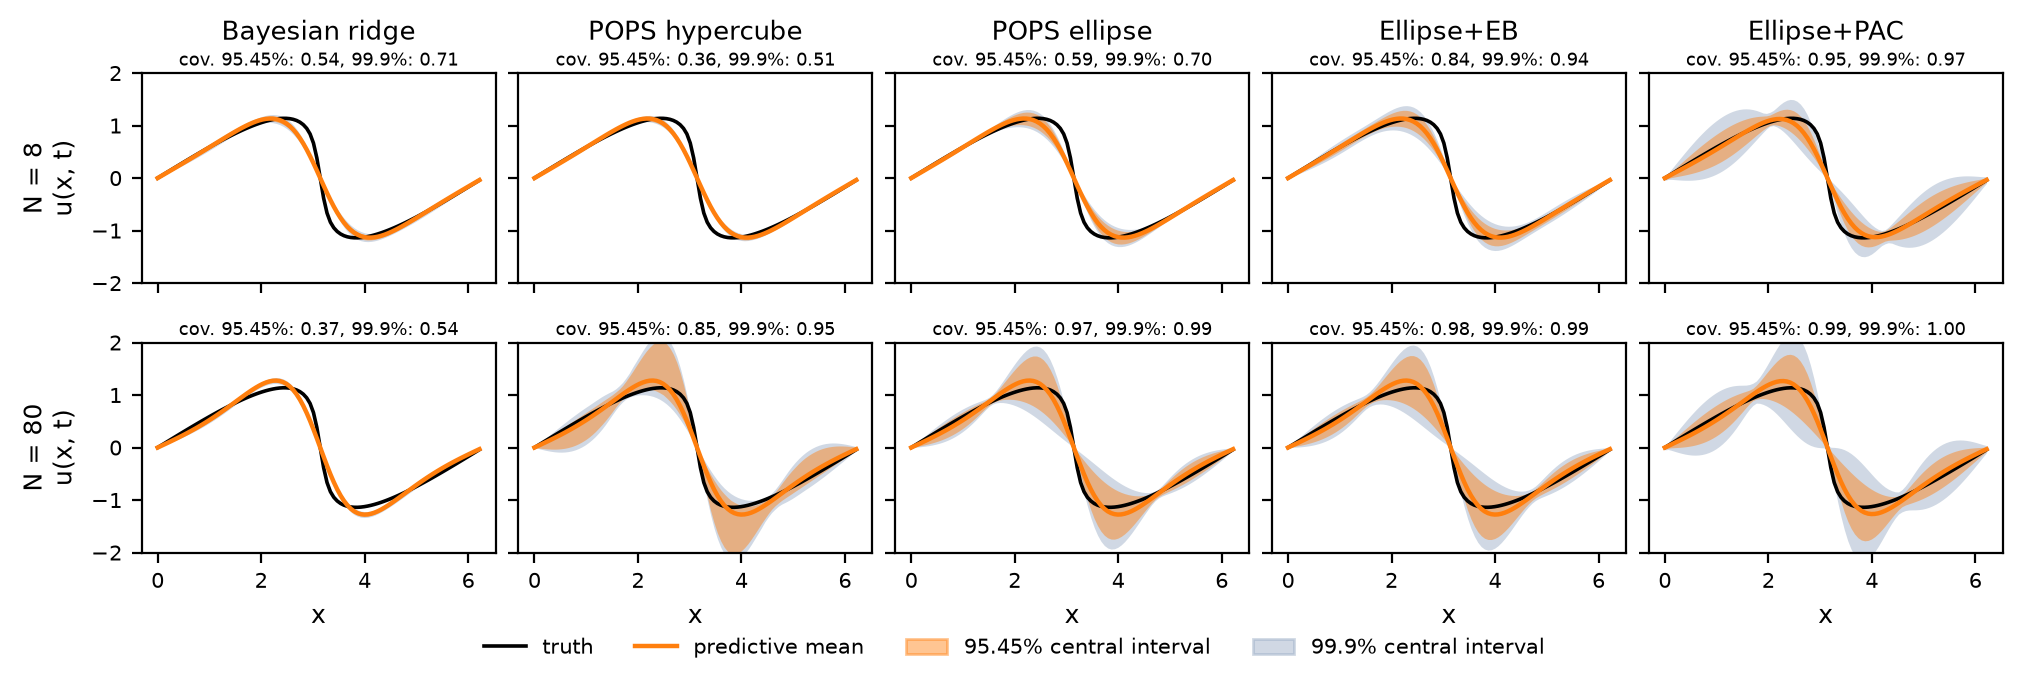

Here is the Python script that generated this plot:
"""POD reduced-order Burgers emulator with controlled ROM misspecification
(paper Fig. ``fig:burgers``).

The POD basis is learned only from smooth Burgers snapshots and the modal
coefficient map is linear. Training keeps only a few random spatial
observations from each PDE run; this exposes finite-sample overconfidence at
low N while the data-rich limit remains well resolved. The figure shows the
same five methods and the same two exact central intervals as
``example_polynomial.py``; coverages are on an independent held-out set.
"""

import argparse
from pathlib import Path

import example_burgers as burgers
import matplotlib.pyplot as plt
import numpy as np
from comparisons import harness
from comparisons.plotting import band_panel, coverage_label, legend_handles

SEED = burgers.SEED
NU_RANGE = burgers.NU_RANGE
AMP_RANGE = burgers.AMP_RANGE
T_RANGE = burgers.T_RANGE
N_GRID = burgers.N_GRID

# Offline library deliberately excludes the steep-front regime.
POD_NU_RANGE = (0.055, NU_RANGE[1])
POD_T_RANGE = (T_RANGE[0], 0.35)

# Validation-selected sparse spatial design used for the workshop figure.
# Selection used only an independent validation set; the reported test set was
# not used to choose this seed.  A single seed is reused for all N so the
# spatial designs are nested as simulator cases are added.
SPATIAL_SEED = 4432
TEST_SEED = 27182


def build_pod_basis(rank=2, n_basis_cases=48, seed=SEED + 1000):
    rng = np.random.default_rng(seed)
    cases = np.column_stack(
        [
            rng.uniform(*POD_NU_RANGE, n_basis_cases),
            rng.uniform(*AMP_RANGE, n_basis_cases),
            rng.uniform(*POD_T_RANGE, n_basis_cases),
        ]
    )
    snapshots = np.asarray(
        [burgers.burgers_solution(nu, amp, time)[1] for nu, amp, time in cases]
    )
    mean_field = snapshots.mean(axis=0)
    centered = snapshots - mean_field[None, :]
    _, singular_values, vt = np.linalg.svd(centered, full_matrices=False)
    energy = np.cumsum(singular_values**2) / np.sum(singular_values**2)
    return mean_field, vt[:rank], singular_values, energy


def periodic_interp(values, x):
    grid = np.linspace(0.0, 2.0 * np.pi, values.shape[-1], endpoint=False)
    grid_ext = np.append(grid, 2.0 * np.pi)
    values_ext = np.concatenate([values, values[..., :1]], axis=-1)
    x = np.mod(np.asarray(x), 2.0 * np.pi)
    if values.ndim == 1:
        return np.interp(x, grid_ext, values_ext)
    return np.vstack([np.interp(x, grid_ext, row) for row in values_ext])


def parameter_features(nu, amp, time):
    """Linear modal-amplitude map: [1, nu, A, t]."""
    ns = burgers.scale(nu, NU_RANGE)
    aa = burgers.scale(amp, AMP_RANGE)
    tt = burgers.scale(time, T_RANGE)
    return np.column_stack([np.ones_like(ns), ns, aa, tt])


def rom_features(nu, amp, time, x, modes):
    g = parameter_features(nu, amp, time)
    phi = periodic_interp(modes, x).T
    return np.einsum("ni,nj->nij", phi, g).reshape(len(g), -1)


def simulate_cases(
    cases, modes, mean_field, points_per_case=12, random_x=False, seed=None
):
    """Sample each PDE run at either fixed or independently random x points."""
    x_grid = np.linspace(0.0, 2.0 * np.pi, N_GRID, endpoint=False)
    rng = np.random.default_rng(seed)
    fixed_idx = np.linspace(0, N_GRID - 1, points_per_case, dtype=int)
    rows, residuals = [], []
    for nu, amp, time in cases:
        _, u = burgers.burgers_solution(nu, amp, time)
        if random_x:
            idx = np.sort(rng.choice(N_GRID, size=points_per_case, replace=False))
        else:
            idx = fixed_idx
        x = x_grid[idx]
        rows.append(
            rom_features(
                np.full(idx.size, nu),
                np.full(idx.size, amp),
                np.full(idx.size, time),
                x,
                modes,
            )
        )
        residuals.append(u[idx] - periodic_interp(mean_field, x))
    return np.vstack(rows), np.concatenate(residuals)


def slice_design(theta, modes, mean_field):
    x = np.linspace(0.0, 2.0 * np.pi, N_GRID, endpoint=False)
    nu, amp, time = theta
    X = rom_features(
        np.full_like(x, nu), np.full_like(x, amp), np.full_like(x, time), x, modes
    )
    offset = periodic_interp(mean_field, x)
    truth = burgers.burgers_solution(nu, amp, time)[1]
    return x, X, offset, truth


FIGURE_METHODS = (
    "Bayesian ridge",
    "POPS hypercube",
    "POPS ellipse",
    "Ellipse+EB",
    "Ellipse+PAC",
)


def run(
    seed=SEED,
    train_case_counts=(8, 16, 24, 40, 80),
    n_test_cases=120,
    pod_rank=2,
    n_basis_cases=48,
    points_per_case=3,
    spatial_seed=SPATIAL_SEED,
    test_seed=TEST_SEED,
    output=None,
):
    """Fit every method at each case count and draw the N=8 / N=80 slices.

    Intervals are the exact 95.45% and 99.9% central intervals of each
    parameter-only predictive (see ``comparisons.harness``); simulator cases
    are the independent units of the PAC construction.
    """
    rng = np.random.default_rng(seed)
    mean_field, modes, singular_values, energy = build_pod_basis(
        rank=pod_rank, n_basis_cases=n_basis_cases, seed=seed + 1000
    )
    all_train = burgers.draw_cases(rng, max(train_case_counts))
    test_cases = burgers.draw_cases(np.random.default_rng(test_seed), n_test_cases)
    X_test, r_test = simulate_cases(
        test_cases, modes, mean_field, points_per_case=16, random_x=False
    )
    print(
        f"Burgers POD emulator: rank={pod_rank}, P={X_test.shape[1]}; "
        f"POD energy at rank {pod_rank}: {energy[pod_rank - 1]:.5f}"
    )
    theta = (0.014, 1.15, 0.78)
    x, X_slice, offset, truth = slice_design(theta, modes, mean_field)

    shown = (train_case_counts[0], train_case_counts[-1])
    fig, axes = plt.subplots(
        2, len(FIGURE_METHODS), figsize=(10, 3.3), sharex=True, sharey=True
    )
    print(
        "cases  "
        + "  ".join(f"{m[:14]:>14s}" for m in FIGURE_METHODS)
        + "   (held-out 95.45% coverage)"
    )
    for n_cases in train_case_counts:
        X_train, r_train = simulate_cases(
            all_train[:n_cases],
            modes,
            mean_field,
            points_per_case=points_per_case,
            random_x=True,
            seed=spatial_seed,
        )
        problem = harness.Problem(
            name="burgers",
            X_train=X_train,
            y_train=r_train,
            X_test=X_test,
            y_test=r_test,
            y_bounds=harness.BURGERS_Y_BOUNDS,
            stacking_components=harness.BURGERS_COMPONENTS,
            groups=np.repeat(np.arange(n_cases), points_per_case),
        )
        row_cov = []
        for col, method in enumerate(FIGURE_METHODS):
            test_pred = harness.fit_predictive(method, problem, seed)
            lo, hi = test_pred.intervals[0.9545]
            row_cov.append(np.mean((r_test >= lo) & (r_test <= hi)))
            if n_cases not in shown:
                continue
            ax = axes[shown.index(n_cases), col]
            slice_pred = harness.fit_predictive(method, problem, seed, X_eval=X_slice)
            slice_pred.mean = slice_pred.mean + offset
            slice_pred.intervals = {
                level: (lo_ + offset, hi_ + offset)
                for level, (lo_, hi_) in slice_pred.intervals.items()
            }
            band_panel(ax, x, slice_pred, truth)
            coverage_label(ax, r_test, test_pred)
        print(f"{n_cases:5d}  " + "  ".join(f"{c:14.3f}" for c in row_cov))

    for col, title in enumerate(FIGURE_METHODS):
        axes[0, col].set_title(title, fontsize=9.5, pad=12)
    for r, n_cases in enumerate(shown):
        axes[r, 0].set_ylabel(f"N = {n_cases}\nu(x, t)", fontsize=9)
    for ax in axes.flat:
        ax.set_ylim(-2, 2)
        ax.tick_params(labelsize=7.5)
    for ax in axes[-1]:
        ax.set_xlabel("x", fontsize=9)
    fig.legend(
        handles=legend_handles()[:2] + legend_handles()[3:],
        loc="lower center",
        ncol=4,
        fontsize=7.5,
        frameon=False,
        bbox_to_anchor=(0.5, -0.005),
    )
    fig.tight_layout(pad=0.2, w_pad=0.25, h_pad=0.9, rect=(0, 0.06, 1, 1))
    output = output or Path(__file__).resolve().parent / "example_burgers_pod.png"
    fig.savefig(output, dpi=200, bbox_inches="tight")
    print(f"Saved {output}")


if __name__ == "__main__":
    parser = argparse.ArgumentParser()
    parser.add_argument("--rank", type=int, default=2, choices=(1, 2, 3, 4, 5))
    parser.add_argument("--basis-cases", type=int, default=48)
    parser.add_argument("--points-per-case", type=int, default=3)
    parser.add_argument("--spatial-seed", type=int, default=SPATIAL_SEED)
    parser.add_argument("--test-seed", type=int, default=TEST_SEED)
    args = parser.parse_args()
    run(
        pod_rank=args.rank,
        n_basis_cases=args.basis_cases,
        points_per_case=args.points_per_case,
        spatial_seed=args.spatial_seed,
        test_seed=args.test_seed,
    )
